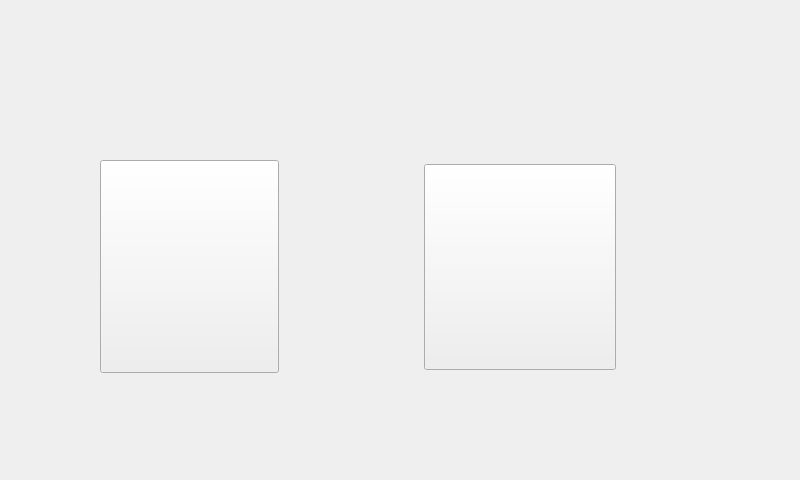
<?xml version="1.0" encoding="UTF-8"?>
<ui version="4.0">
 <class>main_interface</class>
 <widget class="QMainWindow" name="main_interface">
  <property name="geometry">
   <rect>
    <x>0</x>
    <y>0</y>
    <width>800</width>
    <height>480</height>
   </rect>
  </property>
  <property name="windowTitle">
   <string>main_interface</string>
  </property>
  <widget class="QWidget" name="centralwidget">
   <widget class="QLabel" name="label">
    <property name="geometry">
     <rect>
      <x>0</x>
      <y>0</y>
      <width>800</width>
      <height>480</height>
     </rect>
    </property>
    <property name="text">
     <string/>
    </property>
   </widget>
   <widget class="QPushButton" name="lock">
    <property name="geometry">
     <rect>
      <x>100</x>
      <y>160</y>
      <width>179</width>
      <height>213</height>
     </rect>
    </property>
    <property name="text">
     <string/>
    </property>
   </widget>
   <widget class="QPushButton" name="manage">
    <property name="geometry">
     <rect>
      <x>424</x>
      <y>164</y>
      <width>192</width>
      <height>206</height>
     </rect>
    </property>
    <property name="text">
     <string/>
    </property>
   </widget>
  </widget>
 </widget>
 <resources/>
 <connections/>
</ui>
